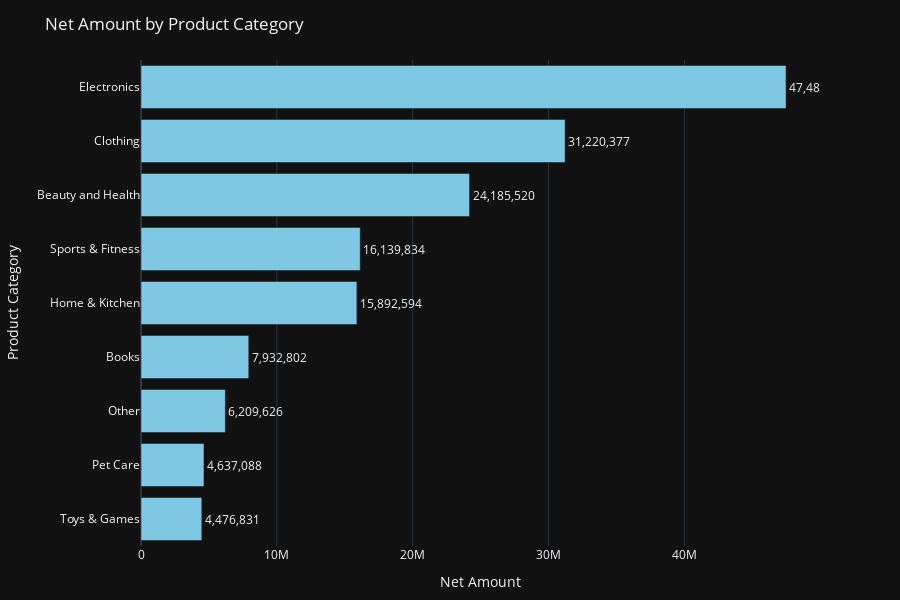

Write notebook code for a chart like this one.
### Code cell
import plotly.express as px

# ---- Aggregate data ----
product_category_net_amount = (
    df
    .groupby('product_category', as_index=False)
    .agg(net_amount=("net_amount", "sum"))
    .sort_values(by="net_amount", ascending=True)  # ascending for horizontal bars
)

# ---- Plot ----
fig = px.bar(
    product_category_net_amount,
    x="net_amount",
    y="product_category",
    orientation="h",
    color_discrete_sequence=["#7EC8E3"],  # light blue
    title="Net Amount by Product Category",
    template="plotly_dark",
    text="net_amount"  # data labels
)

# ---- Layout tweaks ----
fig.update_traces(
    texttemplate="%{text:,.0f}",  # format numbers
    textposition="outside"
)

fig.update_layout(
    xaxis_title="Net Amount",
    yaxis_title="Product Category",
    showlegend=False,
    height=600,
    margin=dict(l=120, r=80, t=60, b=40)
)

fig.show()

### Figure 1 — Plotly figure (JSON) as saved in the notebook; plotly's stock layout.template omitted (floating-point values rounded to 4 significant figures)
{"data": [{"hovertemplate": "net_amount=%{text}<br>product_category=%{y}<extra></extra>", "legendgroup": "", "marker": {"color": "#7EC8E3", "pattern": {"shape": ""}}, "name": "", "orientation": "h", "showlegend": false, "text": [4477000.0, 4637000.0, 6210000.0, 7933000.0, 15890000.0, 16140000.0, 24190000.0, 31220000.0, 47480000.0], "textposition": "outside", "texttemplate": "%{text:,.0f}", "type": "bar", "x": [4477000.0, 4637000.0, 6210000.0, 7933000.0, 15890000.0, 16140000.0, 24190000.0, 31220000.0, 47480000.0], "xaxis": "x", "y": ["Toys & Games", "Pet Care", "Other", "Books", "Home & Kitchen", "Sports & Fitness", "Beauty and Health", "Clothing", "Electronics"], "yaxis": "y"}], "layout": {"barmode": "relative", "height": 600, "legend": {"tracegroupgap": 0}, "margin": {"b": 40, "l": 120, "r": 80, "t": 60}, "showlegend": false, "title": {"text": "Net Amount by Product Category"}, "xaxis": {"anchor": "y", "domain": [0, 1], "title": {"text": "Net Amount"}}, "yaxis": {"anchor": "x", "domain": [0, 1], "title": {"text": "Product Category"}}}}
